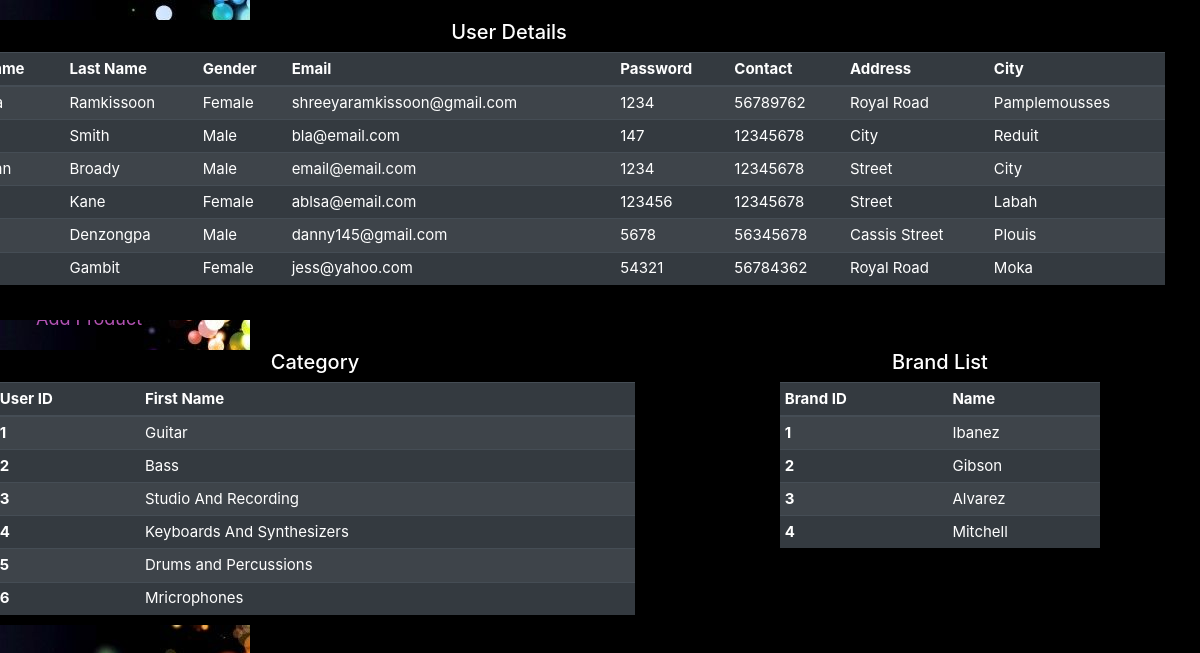
/admin/main.php, run on an earlier commit of the app's database.
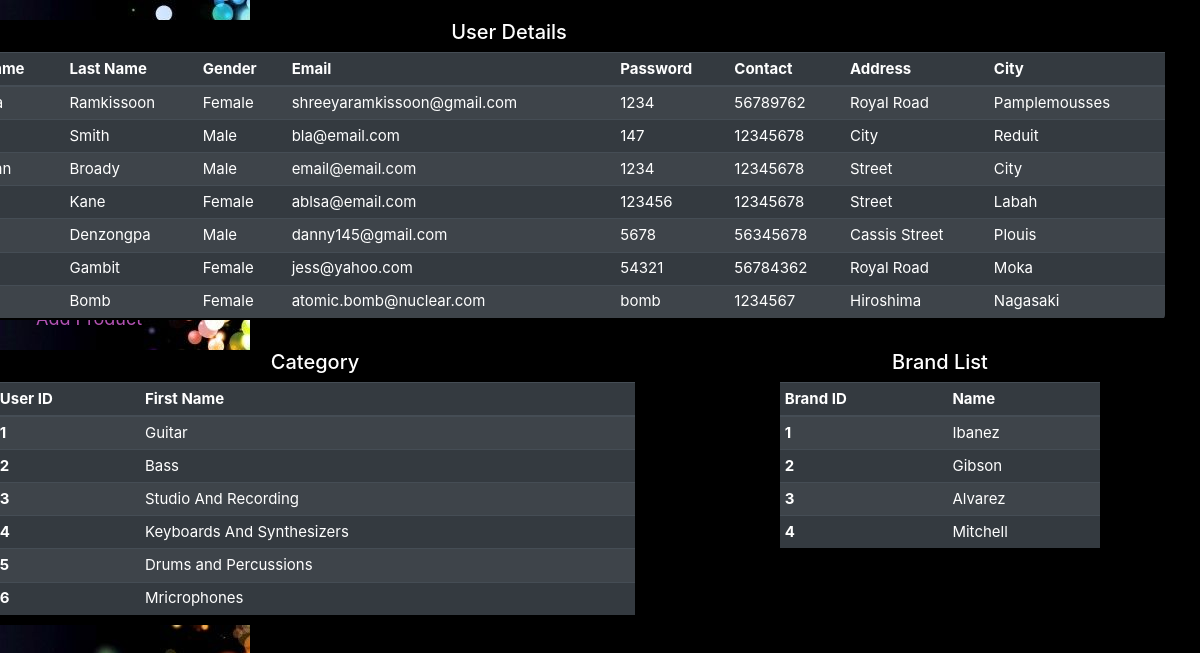
And on a later commit of the database.
### tables this page shows
CREATE TABLE `customer` (
  `cust_id` int(11) NOT NULL,
  `fname` varchar(50) NOT NULL,
  `lname` varchar(50) NOT NULL,
  `gender` enum('Male','Female') NOT NULL,
  `dob` date NOT NULL,
  `email` varchar(100) NOT NULL,
  `street` varchar(100) NOT NULL,
  `city` varchar(50) NOT NULL,
  `username` varchar(50) NOT NULL,
  `password` varchar(30) NOT NULL,
  `phone` int(11) DEFAULT NULL
);

CREATE TABLE `category` (
  `category_id` int(11) NOT NULL,
  `cname` varchar(50) NOT NULL,
  `image` varchar(255) NOT NULL
);

CREATE TABLE `brand` (
  `brand_id` int(11) NOT NULL,
  `bname` varchar(50) NOT NULL
);

### admin/main.php (the view, shortened to what this page needs)
<!DOCTYPE html>
<?php
   require_once "include/db_connect.php";
?>
<html lang="en">
   <head>
      <link rel="stylesheet" href="https://cdn.jsdelivr.net/npm/bootstrap@4.6.0/dist/css/bootstrap.min.css">
      <link rel="stylesheet" type="text/css"  title="Navbar Css" href="css/style2.css">
   </head>
   <body>
   <nav class="nav flex-column" id="navigation_bar">
      <a class="nav-link" href="main.php" active ><i class="fas fa-columns fa-1.8x"></i>Dashboard</a>
      <a class="nav-link" href="adduser.php">Add User</a>
      <a class="nav-link" href="#">Product List</a>
      <a class="nav-link" href="#">Orders</a>
      <a class="nav-link" href="#">Add Product</a>
      <a class="nav-link" href="#">Manage User</a>
      <a class="nav-link" href="#">Log Out</a>
   </nav>
   <div id="products">
   <h5 style="text-align: center;">User Details</h5>
         <table class="table table-hover table-sm table-dark table-striped">
      <thead>
         <tr>
            <th scope="col">First Name</th>
            <th scope="col">Last Name</th>
            <th scope="col">Gender</th>
            <th scope="col">Email</th>
            <th scope="col">Password</th>
            <th scope="col">Contact</th>
            <th scope="col">Address</th>
            <th scope="col">City</th>
         </tr>
      </thead>
      <tbody>
         <?php
            $sQuery = "SELECT * FROM customer";
            $conn->setAttribute(PDO::ATTR_ERRMODE,PDO::ERRMODE_EXCEPTION);
            $result = $conn->query($sQuery);
            while($userResult = $result->fetch(PDO::FETCH_ASSOC)){
         ?>
         <tr>
            <td><?php echo $userResult['fname']?></td>
            <td><?php echo $userResult['lname']?></td>
            <td><?php echo $userResult['gender']?></td>
            <td><?php echo $userResult['email']?></td>
            <td><?php echo $userResult['password']?></td>
            <td><?php echo $userResult['phone']?></td>
            <td><?php echo $userResult['street']?></td>
            <td><?php echo $userResult['city']?></td>
         </tr>
         <?php
            }
         ?>
      </tbody>
      </table>
   </div>
   <div id="category">
      <h5 style="text-align: center;">Category</h5>
   <table class="table table-hover table-sm table-dark table-striped">
      <thead>
         <tr>
            <th scope="col">User ID</th>
            <th scope="col">First Name</th>
         </tr>
      </thead>
      <tbody>
         <?php
            $sQuery = "SELECT * FROM category";
            $conn->setAttribute(PDO::ATTR_ERRMODE,PDO::ERRMODE_EXCEPTION);
            $result = $conn->query($sQuery);
            while($userResult = $result->fetch(PDO::FETCH_ASSOC)){
         ?>
         <tr>
            <th><?php echo $userResult['category_id']?></th>
            <td><?php echo $userResult['cname']?></td>
         </tr>
         <?php
            }
         ?>
      </tbody>
      </table>
   </div>
   <div id="brand">
      <h5 style="text-align: center;">Brand List</h5>
      <table class="table table-hover table-sm table-dark table-striped">
      <thead>
         <tr>
            <th scope="col">Brand ID</th>
            <th scope="col">Name</th>
         </tr>
      </thead>
      <tbody>
         <?php
            $sQuery = "SELECT * FROM brand";
            $conn->setAttribute(PDO::ATTR_ERRMODE,PDO::ERRMODE_EXCEPTION);
            $result = $conn->query($sQuery);
            while($userResult = $result->fetch(PDO::FETCH_ASSOC)){
         ?>
         <tr>
            <th><?php echo $userResult['brand_id']?></th>
            <td><?php echo $userResult['bname']?></td>
         </tr>
         <?php
            }
         ?>
      </tbody>
      </table>
   </div>
   </body>
</html>

### admin/css/style2.css (style rules this page uses)
body { background-color: black; }
#navigation_bar { background-image: url('../images/navbar.jpg'); position: sticky; height: 100vh; box-shadow: 0 4px 8px 0 rgba(0, 0, 0, 0.2), 0 6px 20px 0 rgba(0, 0, 0, 0.19); width: 250px; }
a { margin-top: 25px; margin-left: 20px; display: inline-block; text-decoration: none; padding: 30px; color: rgb(179, 82, 179); font-size: 18px; transition: all .2s ease-in-out; }

### admin/main.php (style rules this page uses)
#products { position: absolute; top: 20px; right: 35px; width: 164vh; height: 300px; overflow: auto; font-size: 15px; background-color: black; border-radius: 5px; color: white; }
#category { position: absolute; top: 350px; right: 565px; width: 80vh; height: 275px; font-size: 15px; margin-bottom: 100px; background-color: black; border-radius: 5px; color: white; }
#brand { position: absolute; top: 350px; right: 100px; width: 40vh; height: 275px; font-size: 15px; margin-bottom: 100px; background-color: black; border-radius: 5px; color: white; }

What changed in the data, as far as the page shows it:
added customer: lname "Bomb", gender "Female", email "atomic.bomb@nuclear.com", password "bomb", phone "1234567", street "Hiroshima", city "Nagasaki"
